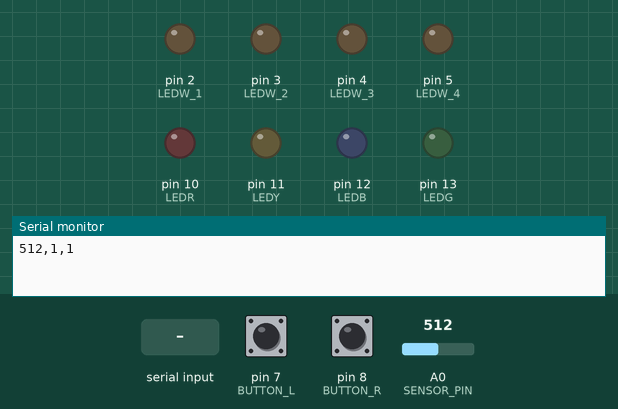
Recording of a sketch running on a simulated Arduino Uno, built with avr-gcc and run on an emulated ATmega328P. Shown: output pins drawn as LEDs (lit = HIGH), the last lines printed to the serial monitor. Inputs (shaded band) come from the test bench; at power-on: pin 7 (BUTTON_L) HIGH, pin 8 (BUTTON_R) HIGH, A0 (SENSOR_PIN) = 512.

Above: at 3.2 s.
3.3 s: "30,150\n" received over Serial
At 4.1 s:
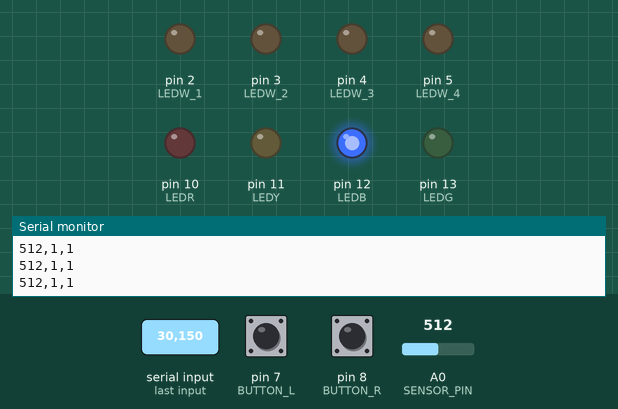
5.8 s: "1\n" received over Serial
At 6.2 s:
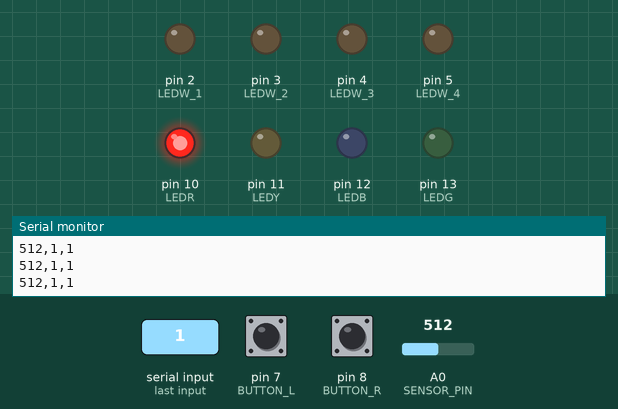
Timing chart, 0 to 8.8 s (numbered marks = the images above; inputs shaded):
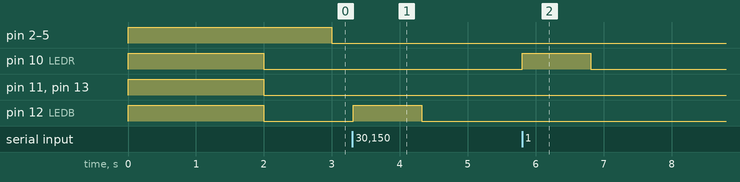

The sketch:

zachary_miller_assignDeepGrave.ino
```cpp
#include <ezButton.h>


// https://www.iottechtrends.com/integrate-arduino-with-unity-3d/ use this for arduino to unity
#define LEDW_1 2
#define LEDW_2 3
#define LEDW_3 4
#define LEDW_4 5
#define LEDR 10
#define LEDY 11
#define LEDB 12
#define LEDG 13

#define BUTTON_R 8
#define BUTTON_L 7

#define SENSOR_PIN A0

const int MAX_DELAY = 2000;

ezButton buttonR(BUTTON_R);
ezButton buttonL(BUTTON_L);

void setup() {
  pinMode(LEDW_1, OUTPUT);
  pinMode(LEDW_2, OUTPUT);
  pinMode(LEDW_3, OUTPUT);
  pinMode(LEDW_4, OUTPUT);
  pinMode(LEDR, OUTPUT);
  pinMode(LEDG, OUTPUT);
  pinMode(LEDB, OUTPUT);
  pinMode(LEDY, OUTPUT);

  pinMode(SENSOR_PIN, INPUT);

  Serial.begin(9600);

  testFunction();
  setAllLedsOn();
}

void loop() {
  buttonR.loop();
  buttonL.loop();

  interactSerial();

  delay(1);
}

void interactSerial() {
  //takes all of the ints in the Serial
  unsigned long serial = Serial.parseInt();
  //takes only the last one and uses it tell the arduino to do things.
//  serial = serial % 10;
//  Serial.print(serial);
//  Serial.print(",");
  if (serial % 10000 / 1000 == 1) {
    digitalWrite(LEDG, HIGH);
  }else{
    digitalWrite(LEDG, LOW);
  }

  if (serial % 1000 / 100 == 1) {
    digitalWrite(LEDB, HIGH);
  }else{
    digitalWrite(LEDB, LOW);
  }

  if (serial % 100 / 10 == 1) {
    digitalWrite(LEDY, HIGH);
  }else{
    digitalWrite(LEDY, LOW);
  }

  if (serial % 10 == 1) {
    digitalWrite(LEDR, HIGH);
  }else{
    digitalWrite(LEDR, LOW);
  }

  switch (serial / 10000) {
    case 0:
    digitalWrite(LEDW_1, LOW);
    case 1:
    digitalWrite(LEDW_2, LOW);
    case 2:
    digitalWrite(LEDW_3, LOW);
    case 3:
    digitalWrite(LEDW_4, LOW);
      break;
    case 4:
    setAllLedsOn();
      break;
  }

  printAllToSerial();

  Serial.flush();
}

void setAllLedsOn() {
  digitalWrite(LEDW_1, HIGH);
  digitalWrite(LEDW_2, HIGH);
  digitalWrite(LEDW_3, HIGH);
  digitalWrite(LEDW_4, HIGH);
}

void setAllLedsOff() {
  digitalWrite(LEDW_1, LOW);
  digitalWrite(LEDW_2, LOW);
  digitalWrite(LEDW_3, LOW);
  digitalWrite(LEDW_4, LOW);
}

//prints all of the game needed variables to the serial
void printAllToSerial() {
  Serial.print(analogRead(SENSOR_PIN));
  Serial.print(",");
  Serial.print(buttonR.getState());
  Serial.print(",");
  Serial.println(buttonL.getState());
}

//Tests all the lights and servos
void testFunction() {
  digitalWrite(LEDW_1, HIGH);
  digitalWrite(LEDW_2, HIGH);
  digitalWrite(LEDW_3, HIGH);
  digitalWrite(LEDW_4, HIGH);
  digitalWrite(LEDR, HIGH);
  digitalWrite(LEDB, HIGH);
  digitalWrite(LEDY, HIGH);
  digitalWrite(LEDG, HIGH);
  delay(MAX_DELAY);
  digitalWrite(LEDW_1, LOW);
  digitalWrite(LEDW_2, LOW);
  digitalWrite(LEDW_3, LOW);
  digitalWrite(LEDW_4, LOW);
  digitalWrite(LEDR, LOW);
  digitalWrite(LEDB, LOW);
  digitalWrite(LEDY, LOW);
  digitalWrite(LEDG, LOW);
}
```

Measured:
- after the input at 3.3 s, pin 12 (LEDB): LOW → HIGH at once, → LOW 1.0 s later
- after the input at 5.8 s, pin 10 (LEDR): LOW → HIGH at once, → LOW 1.0 s later
